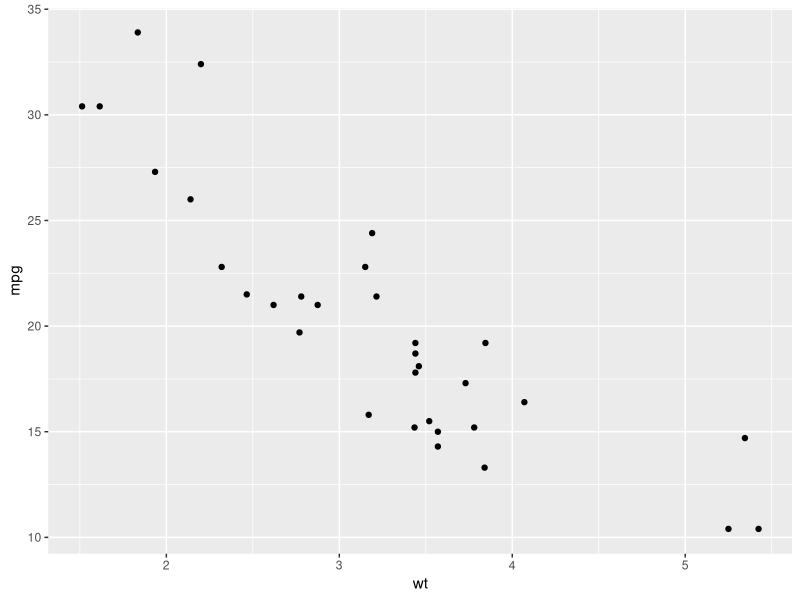
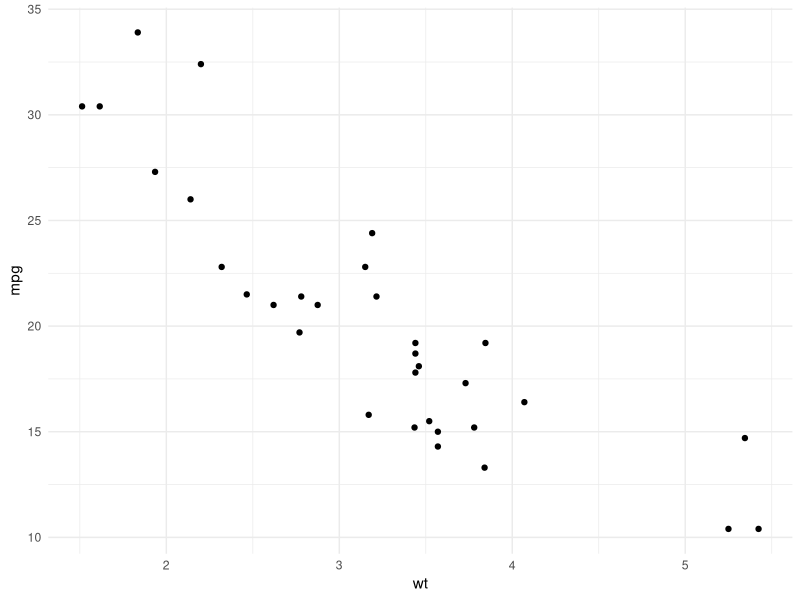
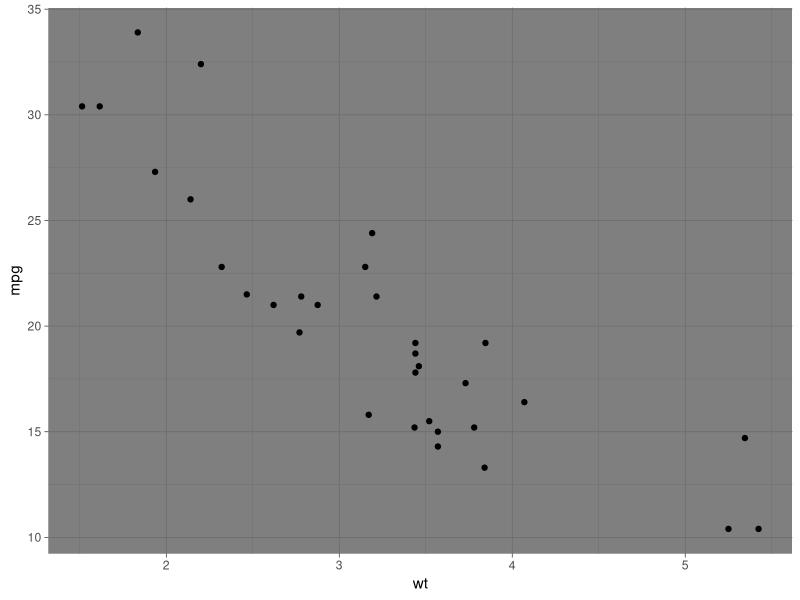
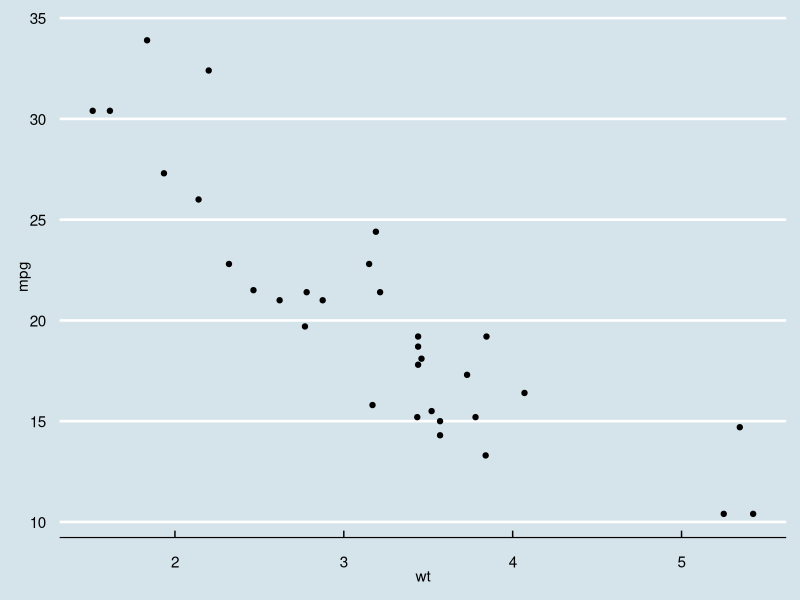
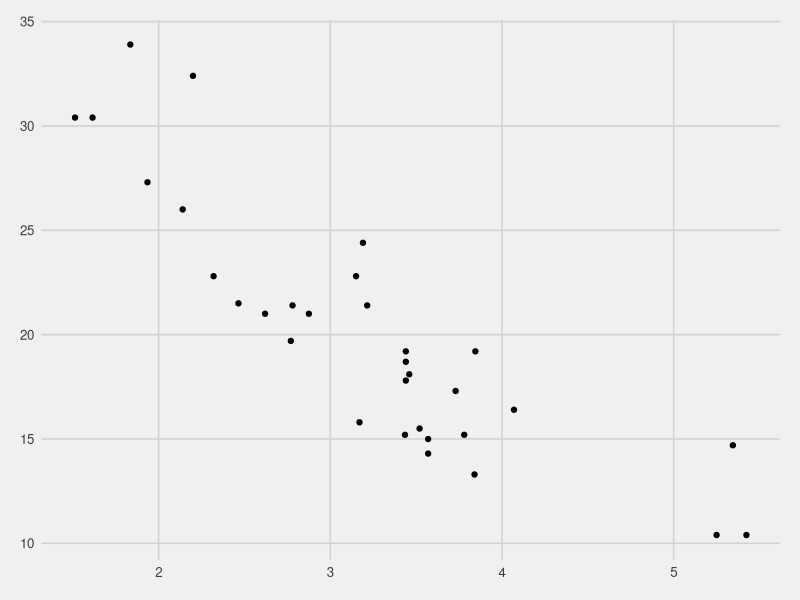
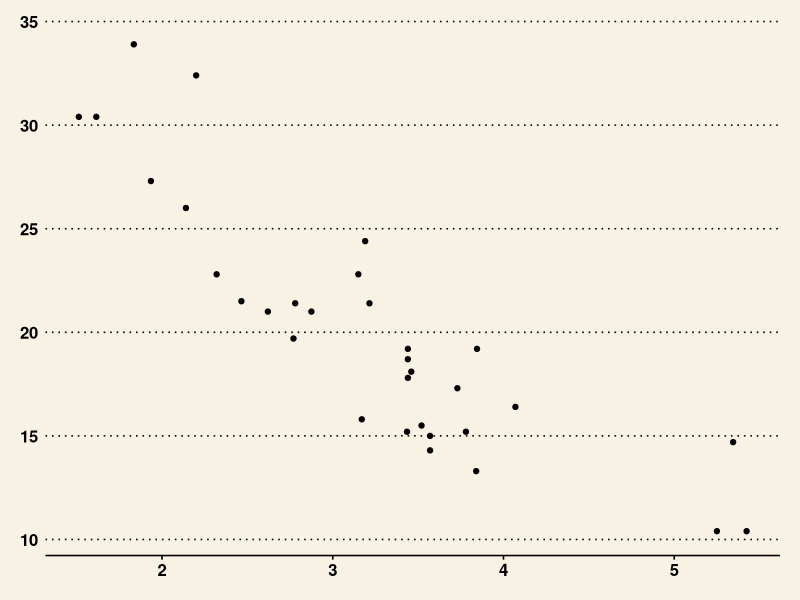

The R script that drew these images, in order:
library(ggplot2)
pl <- ggplot(mtcars,aes(x=wt,y=mpg))+ geom_point()
print(pl)
theme_set(theme_minimal())
pl <- ggplot(mtcars,aes(x=wt,y=mpg))+ geom_point()
print(pl)
pl <- ggplot(mtcars,aes(x=wt,y=mpg))+ geom_point()
print(pl + theme_dark())
library(ggthemes)
print(pl +theme_economist())
print(pl + theme_fivethirtyeight())
print(pl + theme_wsj())
